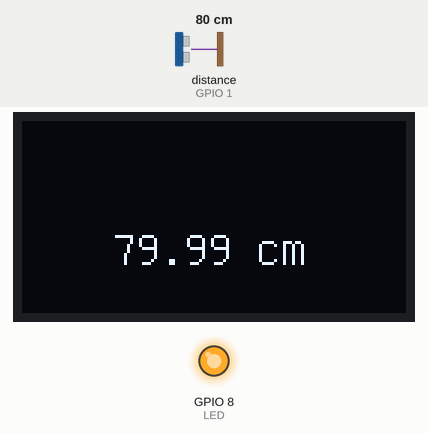
Simulated run of this sketch. Board: ESP32-C3. Parts: 128×64 one-colour display, output pins drawn as LEDs (lit = HIGH). Wiring (inferred from the names in the program): ultrasonic range finder: trigger GPIO 0; echo GPIO 1. Inputs (shaded band) come from the test bench; at power-on: distance to the obstacle (sensor on GPIO 1) 80 cm. The echo pulse lasts 58.3 µs per cm; pins used as bus, display or sensor lines are not drawn; what the sketch prints to the serial monitor is not drawn.

Above: at 2.2 s.
2.3 s: distance to the obstacle (sensor on GPIO 1) set to 8 cm
At 3.4 s:
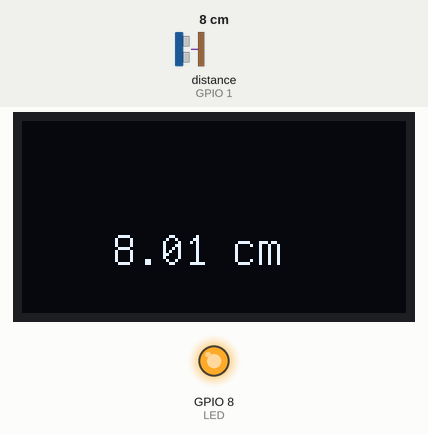
4.1 s: distance to the obstacle (sensor on GPIO 1) set to 5 cm
At 5.1 s:
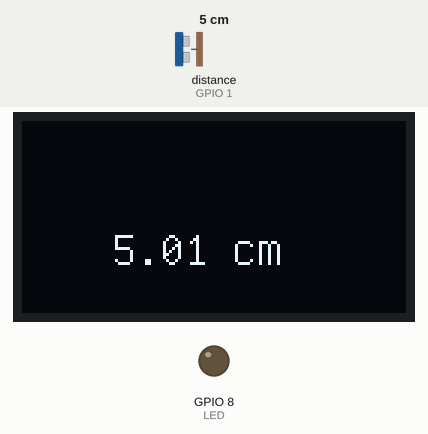
5.7 s: distance to the obstacle (sensor on GPIO 1) set to 2 cm
At 6.8 s:
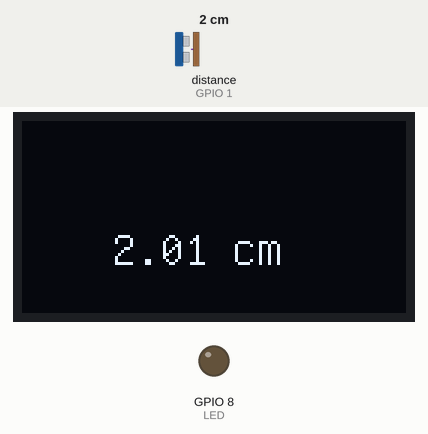
Timing chart, 0 to 8.7 s (numbered marks = the images above; inputs shaded):
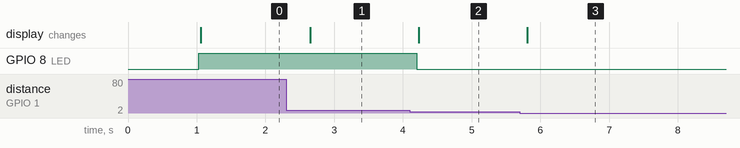

The sketch:

radar_sonico1.ino
```cpp
/**
* Este programa pretende medir la distancia a un cierto objeto usando un sensor de ultrasonido, y luego mostrarla en una pantalla LCD. Aún en construcción...
*/

//#include <LiquidCrystal_I2C.h> //Shows the distance in an LCD screen. Comment if you don't want use an LCD
#include <U8g2lib.h> //Shows the distance in an Oled screen. Comment if you don't want use an Oled

#define TRIG 0 //Number pin for the ultrasound trigger
#define ECHO 1 //Number pin to receive the ultrasound echo
#define LED 8 //Number pin of a led. If your board has a built-in led, you can use it
#define SDA_OLED 5 //Sda of the Oled screen. Comment if you won't use an Oled
#define CLK_OLED 6 //Clk of the Oled screen. Comment if you won't use an Oled


//LiquidCrystal_I2C lcd= LiquidCrystal_I2C(0x27, 16,2);
U8G2_SSD1306_128X64_NONAME_F_HW_I2C u8g2(U8G2_R0, U8X8_PIN_NONE, CLK_OLED, SDA_OLED);

//Sizes of the Oled
uint8_t width = 70;
uint8_t height = 40;
uint8_t xOffset = 30; // = (132-w)/2 : X coord. of the left-upper corner
uint8_t yOffset = 24; // = (64-h)/2 : Y coord. of the left-upper corner

long t;
float d;

void setup() {
  //Initialize serial communication:
  Serial.begin(9600);

  //lcd.init();
  //lcd.backlight();

  //Begin Oled
  delay(1000);
  u8g2.begin();
  u8g2.setContrast(255); // set contrast to maximum
  u8g2.setBusClock(400000); //400kHz I2C
  u8g2.enableUTF8Print();
  Serial.println("OLed iniciada.");

  pinMode(LED, OUTPUT);
  pinMode(TRIG, OUTPUT);
  pinMode(ECHO, INPUT);

  digitalWrite(LED, HIGH); //Just use in Esp32-C3, because of the inverted logic!

}


void loop() {
  // establish variables for duration of the ping, and the distance result
  // in inches and centimeters:

  // The PING))) is triggered by a HIGH pulse of 2 or more microseconds.
  // Give a short LOW pulse beforehand to ensure a clean HIGH pulse:
  digitalWrite(TRIG, LOW);
  delayMicroseconds(2);
  //Shot the PING
  digitalWrite(TRIG, HIGH);
  delayMicroseconds(10);
  digitalWrite(TRIG, LOW);

  // The same pin is used to read the signal from the PING))): a HIGH pulse
  // whose duration is the time (in microseconds) from the sending of the ping
  // to the reception of its echo off of an object.
  t = pulseIn(ECHO, HIGH, 1000000);
  //d = v*t/2 (in cm)
  d = 0.0343*t/2;

  //Show distance in serial
  Serial.println("Distance: "+ String(d,2)+ " cm");

  //Turn-on the led if a near object is detected
  if(d<7) digitalWrite(LED, LOW); //In Esp32-C3, use inverted logic!
  else digitalWrite(LED, HIGH);

  // Write distance in the LCD
  // lcd.setCursor(3,0);
  // lcd.print("Distancia:");
  // lcd.setCursor(3,1);
  // lcd.print( String(d,2)+ " cm" );

  //Write distance in the Oled
  u8g2.clearBuffer();
  u8g2.setFont(u8g2_font_unifont_t_latin); //(u8g2_font_ncenB10_tr);
  u8g2.setCursor(xOffset, yOffset+ 1.5*u8g2.getMaxCharHeight());
  u8g2.print(String(d,2)+" cm");
  u8g2.sendBuffer();

  delay(500);
}
```

Measured:
- the behaviour switches between 7 and 6 cm on distance to the obstacle (sensor on GPIO 1) (found by bisection; images 1 and 2)
- after the input at 2.3 s, the display: changes after 0.35 s (image 1)
- after the input at 4.1 s, GPIO 8 (LED): HIGH → LOW after 0.10 s; the display: changes after 0.13 s (image 2)
- after the input at 5.7 s, the display: changes after 0.11 s (image 3)
